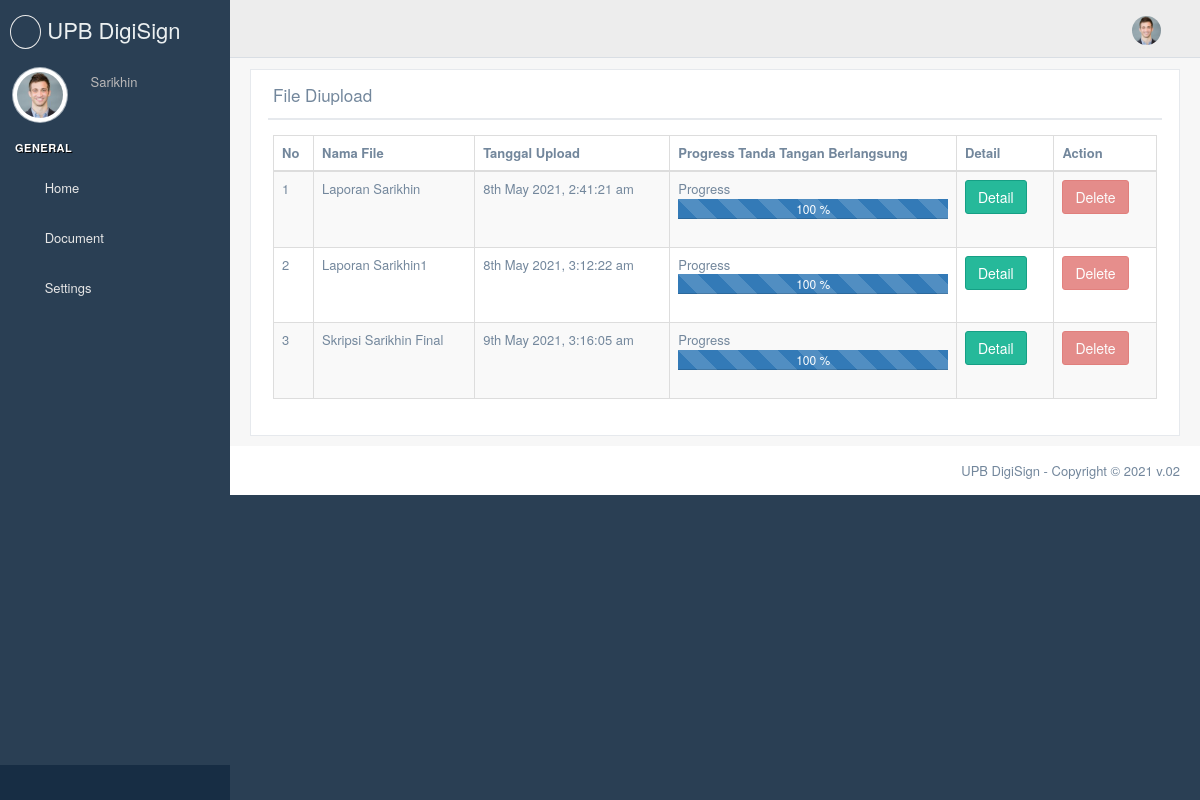
Page /skripsi_diupload (signed in) on the committed database.
### app/models/Users.py (models this page shows, shortened)
class User(UserMixin, db.Model):
    __tablename__ = 'users'
    id = db.Column(db.Integer, primary_key=True)
    email = db.Column(db.String(64), unique=True, index=True)
    nomor = db.Column(db.String(64), unique=True, index=True)
    name = db.Column(db.String(64), index=True)
    p_profile = db.Column(db.String(128), index=True)
    signature = db.Column(db.String(128), index=True)
    sertifikat = db.Column(db.String(128), index=True)
    key_sertifikat = db.Column(db.String(128), index=True)
    password_sertifikat = db.Column(db.String(128))
    password_hash = db.Column(db.String(128))
    role_id = db.Column(db.Integer, db.ForeignKey('roles.id'))
    confirmed = db.Column(db.Boolean, default=False)
    doc =  db.relationship('fileModel', backref='doc', lazy='dynamic')#child of doc
    skrip =  db.relationship('Skripsi', backref='skrip', lazy='dynamic')#child of doc
    @property
    def password(self):
        raise AttributeError('password is not a readable attribute')

### app/models/File.py (models this page shows, shortened)
class Skripsi(db.Model):
    __tablename__ = 'skripsi'
    id = db.Column(db.Integer, primary_key = True)
    user_id = db.Column(db.Integer, db.ForeignKey('users.id'))
    filename = db.Column(db.String(128), unique=True)
    file = db.Column(db.LargeBinary())
    path = db.Column(db.String(128))
    date_upload= db.Column(db.DateTime(), index=True, default=datetime.utcnow)
    page = db.Column(db.Integer)
    pem1 = db.Column(db.String(128))
    pem2 = db.Column(db.String(128))
    peng1 = db.Column(db.String(128))
    peng2 = db.Column(db.String(128))
    prodi = db.Column(db.String(128))
    dekan = db.Column(db.String(128))
    pem1_sign = db.Column(db.Boolean, default=False, nullable= False)
    pem2_sign = db.Column(db.Boolean, default=False, nullable= False)
    peng1_sign = db.Column(db.Boolean, default=False, nullable= False)
    peng2_sign = db.Column(db.Boolean, default=False, nullable= False)
    prodi_sign = db.Column(db.Boolean, default=False, nullable= False)
    dekan_sign = db.Column(db.Boolean, default=False, nullable= False)
    pem1_date = db.Column(db.DateTime(), index=True)
    pem2_date = db.Column(db.DateTime(), index=True)
    peng1_date = db.Column(db.DateTime(), index=True)
    peng2_date = db.Column(db.DateTime(), index=True)
    prodi_date = db.Column(db.DateTime(), index=True)
    dekan_date = db.Column(db.DateTime(), index=True)
    done = db.Column(db.Boolean, default=False, nullable= False)
    progres = db.Column(db.Integer, default = 0)

### app/routes.py (the view)
@app.route('/skripsi_diupload')
@login_required
@check_confirmed
def skripsi_diupload():
    data = Skripsi.query.filter_by(user_id = current_user.id)
    return render_template('/diupload/skripsi.html', a = data )

### app/models/Users.py (called while the page is built)
@login_manager.user_loader
def load_user(user_id):
    return User.query.get(int(user_id))

### app/templates/diupload/skripsi.html (shortened to what this page needs)
{% extends "base_site.html" %} {% block title %} Skripsi {% endblock title %} {%
block stylesheets %} {{ super() }} {% endblock stylesheets %} {% block content
%}
<div class="right_col" role="main">
  <div class="">
    <div class="row">
      <div class="col-md-12 col-sm-12 col-xs-12">
      </div>
      <div class="col-md-12 col-sm-12 col-xs-12">
        <div class="x_panel">
          <div class="x_title">
            <h2>
              File Diupload
            </h2>
            <ul class="nav navbar-right panel_toolbox">
              <li>
                <a class="collapse-link"><i class="fa fa-chevron-up"></i></a>
              </li>
              <li class="dropdown">
                <a
                  href="#"
                  class="dropdown-toggle"
                  data-toggle="dropdown"
                  role="button"
                  aria-expanded="false"
                  ><i class="fa fa-wrench"></i
                ></a>
              </li>
              <li>
                <a class="close-link"><i class="fa fa-close"></i></a>
              </li>
            </ul>
            <div class="clearfix"></div>
          </div>
          <div class="x_content">
            <table id="datatable" class="table table-striped table-bordered">
              <thead>
                <tr>
                  <th>No</th>
                  <th>Nama File</th>
                  <th>Tanggal Upload</th>
                  <th>Progress Tanda Tangan Berlangsung</th>
                  <th>Detail</th>
                  <th>Action</th>
                </tr>
              </thead>
              <tbody>
                {% for i in a %}
                <tr>
                  <td>{{ loop.index}}</td>
                  <td>{{i.filename}}</td>
                  <td>
                    {{ moment(i.date_upload).format('Do MMMM YYYY, h:mm:ss a')
                    }}
                  </td>
                  <td>
                    Progress
                    <div class="progress">
                      <div
                        class="progress-bar progress-bar-striped bg-info"
                        role="progressbar"
                        style="width: {{i.progres}}%"
                        aria-valuenow="5"
                        aria-valuemin="0"
                        aria-valuemax="100"
                      >
                        {{i.progres}} %
                      </div>
                    </div>
                  </td>
                  <td>
                    <a
                      href="{{ url_for('detail_skripsi', name=i.filename) }}"
                      class="btn btn-success"
                      >Detail</a
                    >
                  </td>
                  <td>
                    <a
                      href="{{ url_for('delete_file', id=i.id) }}"
                      class="btn btn-danger"
                      {%
                      if
                      i.peng1_date
                      is
                      not
                      none
                      %}
                      disabled="disabled"
                      {%
                      endif
                      %}
                      >Delete</a
                    >
                  </td>
                </tr>
                {% endfor %}
              </tbody>
            </table>
          </div>
        </div>
      </div>
    </div>
  </div>
</div>
{% endblock content %}

### app/templates/site_template/sidebar.html (shortened to what this page needs)
<div class="left_col scroll-view">
  <div class="navbar nav_title" style="border: 0">
    <a href="" class="site_title">
      <i class="fas fa-signature"></i> <span>UPB DigiSign</span></a
    >
  </div>
  <div class="profile clearfix">
    <div class="profile_pic">
      {% if current_user.p_profile is none %}
      <img
        src="{{ url_for('static', filename='images/user.png')}}"
        alt="..."
        class="img-circle profile_img"
      />
      {% else %}
      <img
        src="{{ url_for('static', filename='uploads/photos/')}}{{ current_user.p_profile }}"
        alt="..."
        class="img-circle profile_img"
      />
      {% endif %}
    </div>
    <div class="profile_info">
      <span>{{ current_user.name }}</span>
    </div>
  </div>
  <br />
  <div id="sidebar-menu" class="main_menu_side hidden-print main_menu">
    <div class="menu_section">
      <h3>General</h3>
      <ul class="nav side-menu">
        <li>
          <a href="/dashboard"><i class="fa fa-home"></i> Home </a>
        </li>
         {% if current_user.role.name=='User' %}
        <li>
          <a
            ><i class="fa fa-file-pdf-o"></i> Document
            <span class="fa fa-chevron-down"></span
          ></a>
        </li>
        {% endif %}
        <li>
          <a href="#"
            ><i class="fa fa-gear"></i> Settings
            <span class="fa fa-chevron-down"></span>
          </a>
        </li>
      </ul>
    </div>
  </div>
  <div class="sidebar-footer hidden-small">
    <a data-toggle="tooltip" data-placement="top" title="Settings">
      <span class="glyphicon glyphicon-cog" aria-hidden="true"></span>
    </a>
    <a data-toggle="tooltip" data-placement="top" title="FullScreen">
      <span class="glyphicon glyphicon-fullscreen" aria-hidden="true"></span>
    </a>
    <a data-toggle="tooltip" data-placement="top" title="Lock">
      <span class="glyphicon glyphicon-eye-close" aria-hidden="true"></span>
    </a>
    <a
      data-toggle="tooltip"
      data-placement="top"
      title="Logout"
      href="{{ url_for('logout') }}"
    >
      <span class="glyphicon glyphicon-off" aria-hidden="true"></span>
    </a>
  </div>
</div>

### app/templates/site_template/top_navigation.html (shortened to what this page needs)
<div class="nav_menu">
  <nav>
    <div class="nav toggle">
      <a id="menu_toggle"><i class="fa fa-bars"></i></a>
    </div>
    <ul class="nav navbar-nav navbar-right">
      <li class="">
        <a
          href="javascript:;"
          class="user-profile dropdown-toggle"
          data-toggle="dropdown"
          aria-expanded="false"
        >
          {% if current_user.p_profile is none %}
          <img
            src="{{ url_for('static', filename='images/user.png')}}"
            alt=""
          />
          {% else %}
          <img
            src="{{ url_for('static', filename='uploads/photos/')}}{{ current_user.p_profile }}"
            alt=""
          />
          {% endif %}
          <span class="fa fa-angle-down"></span>
        </a>
      </li>
    </ul>
  </nav>
</div>

### app/templates/diupload/skripsi.html (style rules this page uses)
a[disabled="disabled"] { pointer-events: none; }

### rows in the picture
User: p_profile (picture), name "Sarikhin"
Skripsi: filename "Laporan Sarikhin", date_upload "8th May 2021, 2:41:21 am", progres "100"
Skripsi: filename "Laporan Sarikhin1", date_upload "8th May 2021, 3:12:22 am", progres "100"
Skripsi: filename "Skripsi Sarikhin Final", date_upload "9th May 2021, 3:16:05 am", progres "100"
